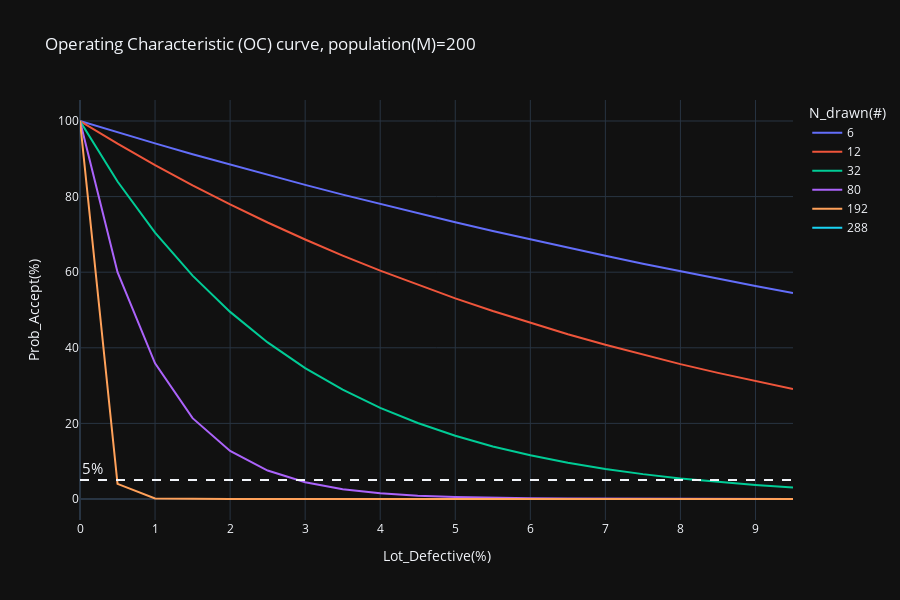

This figure's notebook cell:
### Markdown cell above
OC curve

### Code cell
fig = px.line(df, x='Lot_Defective', y='Prob_Accept', color='N_drawn',height=600
                ,title=f"Operating Characteristic (OC) curve, population(M)={M}"
                ,labels={
                    'Lot_Defective':'Lot_Defective(%)',
                    'Prob_Accept':'Prob_Accept(%)',
                    'N_drawn':'N_drawn(#)'})
fig.add_hline(y=5, line_dash="dash"
            ,annotation_text="5%"
            ,annotation_position="top left"
            ,annotation_font_size=15)
fig.show()
fig.write_html(f"OCcurve_population{M}.html")

### Figure 1 — Plotly figure (JSON) as saved in the notebook; plotly's stock layout.template omitted (floating-point values rounded to 4 significant figures)
{"data": [{"hovertemplate": "N_drawn(#)=6<br>Lot_Defective(%)=%{x}<br>Prob_Accept(%)=%{y}<extra></extra>", "legendgroup": "6", "line": {"color": "#636efa", "dash": "solid"}, "marker": {"symbol": "circle"}, "mode": "lines", "name": "6", "orientation": "v", "showlegend": true, "type": "scatter", "x": [0, 0.5, 1, 1.5, 2, 2.5, 3, 3.5, 4, 4.5, 5, 5.5, 6, 6.5, 7.0, 7.5, 8, 8.5, 9, 9.5], "xaxis": "x", "y": [100, 97, 94.08, 91.22, 88.45, 85.74, 83.1, 80.53, 78.03, 75.59, 73.21, 70.9, 68.65, 66.46, 64.33, 62.25, 60.23, 58.27, 56.36, 54.5], "yaxis": "y"}, {"hovertemplate": "N_drawn(#)=12<br>Lot_Defective(%)=%{x}<br>Prob_Accept(%)=%{y}<extra></extra>", "legendgroup": "12", "line": {"color": "#EF553B", "dash": "solid"}, "marker": {"symbol": "circle"}, "mode": "lines", "name": "12", "orientation": "v", "showlegend": true, "type": "scatter", "x": [0, 0.5, 1, 1.5, 2, 2.5, 3, 3.5, 4, 4.5, 5, 5.5, 6, 6.5, 7.0, 7.5, 8, 8.5, 9, 9.5], "xaxis": "x", "y": [100, 94, 88.33, 82.98, 77.92, 73.15, 68.65, 64.4, 60.4, 56.63, 53.07, 49.72, 46.56, 43.59, 40.79, 38.16, 35.68, 33.36, 31.17, 29.11], "yaxis": "y"}, {"hovertemplate": "N_drawn(#)=32<br>Lot_Defective(%)=%{x}<br>Prob_Accept(%)=%{y}<extra></extra>", "legendgroup": "32", "line": {"color": "#00cc96", "dash": "solid"}, "marker": {"symbol": "circle"}, "mode": "lines", "name": "32", "orientation": "v", "showlegend": true, "type": "scatter", "x": [0, 0.5, 1, 1.5, 2, 2.5, 3, 3.5, 4, 4.5, 5, 5.5, 6, 6.5, 7.0, 7.5, 8, 8.5, 9, 9.5], "xaxis": "x", "y": [100, 84, 70.49, 59.1, 49.5, 41.42, 34.62, 28.91, 24.12, 20.1, 16.73, 13.91, 11.56, 9.59, 7.95, 6.58, 5.44, 4.5, 3.71, 3.06], "yaxis": "y"}, {"hovertemplate": "N_drawn(#)=80<br>Lot_Defective(%)=%{x}<br>Prob_Accept(%)=%{y}<extra></extra>", "legendgroup": "80", "line": {"color": "#ab63fa", "dash": "solid"}, "marker": {"symbol": "circle"}, "mode": "lines", "name": "80", "orientation": "v", "showlegend": true, "type": "scatter", "x": [0, 0.5, 1, 1.5, 2, 2.5, 3, 3.5, 4, 4.5, 5, 5.5, 6, 6.5, 7.0, 7.5, 8, 8.5, 9, 9.5], "xaxis": "x", "y": [100, 60, 35.88, 21.38, 12.7, 7.52, 4.43, 2.6, 1.53, 0.89, 0.52, 0.3, 0.17, 0.1, 0.06, 0.03, 0.02, 0.01, 0.01, 0], "yaxis": "y"}, {"hovertemplate": "N_drawn(#)=192<br>Lot_Defective(%)=%{x}<br>Prob_Accept(%)=%{y}<extra></extra>", "legendgroup": "192", "line": {"color": "#FFA15A", "dash": "solid"}, "marker": {"symbol": "circle"}, "mode": "lines", "name": "192", "orientation": "v", "showlegend": true, "type": "scatter", "x": [0, 0.5, 1, 1.5, 2, 2.5, 3, 3.5, 4, 4.5, 5, 5.5, 6, 6.5, 7.0, 7.5, 8, 8.5, 9, 9.5], "xaxis": "x", "y": [100, 4, 0.14, 0, 0, 0, 0, 0, 0, 0, 0, 0, 0, 0, 0, 0, 0, 0, 0, 0], "yaxis": "y"}, {"hovertemplate": "N_drawn(#)=288<br>Lot_Defective(%)=%{x}<br>Prob_Accept(%)=%{y}<extra></extra>", "legendgroup": "288", "line": {"color": "#19d3f3", "dash": "solid"}, "marker": {"symbol": "circle"}, "mode": "lines", "name": "288", "orientation": "v", "showlegend": true, "type": "scatter", "x": [0, 0.5, 1, 1.5, 2, 2.5, 3, 3.5, 4, 4.5, 5, 5.5, 6, 6.5, 7.0, 7.5, 8, 8.5, 9, 9.5], "xaxis": "x", "y": [null, null, null, null, null, null, null, null, null, null, null, null, null, null, null, null, null, null, null, null], "yaxis": "y"}], "layout": {"annotations": [{"font": {"size": 15}, "showarrow": false, "text": "5%", "x": 0, "xanchor": "left", "xref": "x domain", "y": 5, "yanchor": "bottom", "yref": "y"}], "height": 600, "legend": {"title": {"text": "N_drawn(#)"}, "tracegroupgap": 0}, "shapes": [{"line": {"dash": "dash"}, "type": "line", "x0": 0, "x1": 1, "xref": "x domain", "y0": 5, "y1": 5, "yref": "y"}], "title": {"text": "Operating Characteristic (OC) curve, population(M)=200"}, "xaxis": {"anchor": "y", "domain": [0, 1], "title": {"text": "Lot_Defective(%)"}}, "yaxis": {"anchor": "x", "domain": [0, 1], "title": {"text": "Prob_Accept(%)"}}}}
